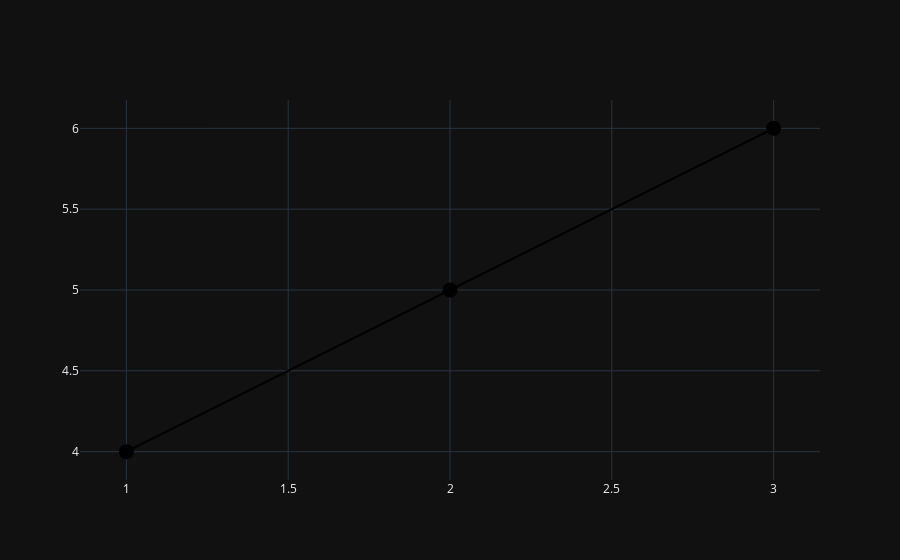

The code cell stored with this chart in its notebook:
### Markdown cell above
## add_trace

### Code cell
graph_trace = go.Scatter(x=[1,2,3], y=[4,5,6],
                        mode='lines+markers',
                        name='Line plot',
                        marker={
                            'size':15,
                            'color':'black'
                        },
                        line={
                            "color":"black"
                        }
                        )
fig = go.Figure(data=graph_trace)
fig.show()

### Figure 1 — Plotly figure (JSON) as saved in the notebook; plotly's stock layout.template omitted (floating-point values rounded to 4 significant figures)
{"data": [{"line": {"color": "black"}, "marker": {"color": "black", "size": 15}, "mode": "lines+markers", "name": "Line plot", "type": "scatter", "x": [1, 2, 3], "y": [4, 5, 6]}], "layout": {}}
